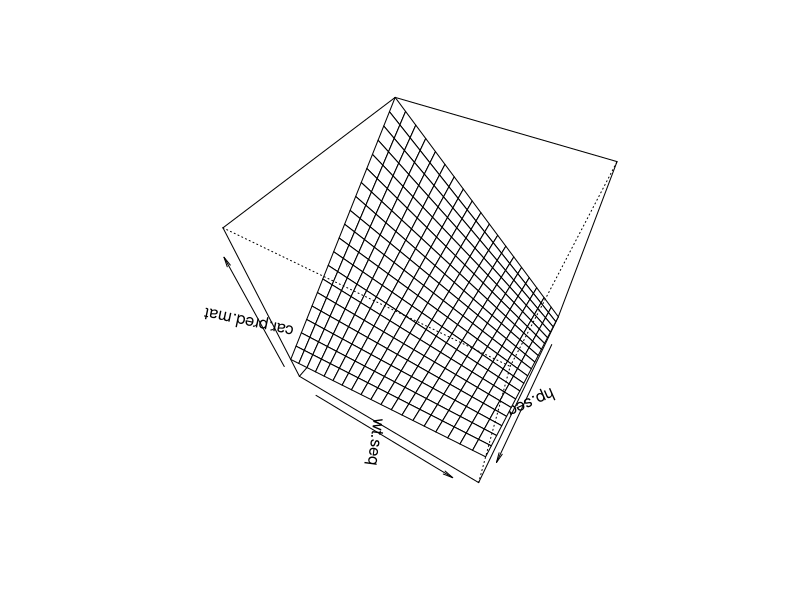
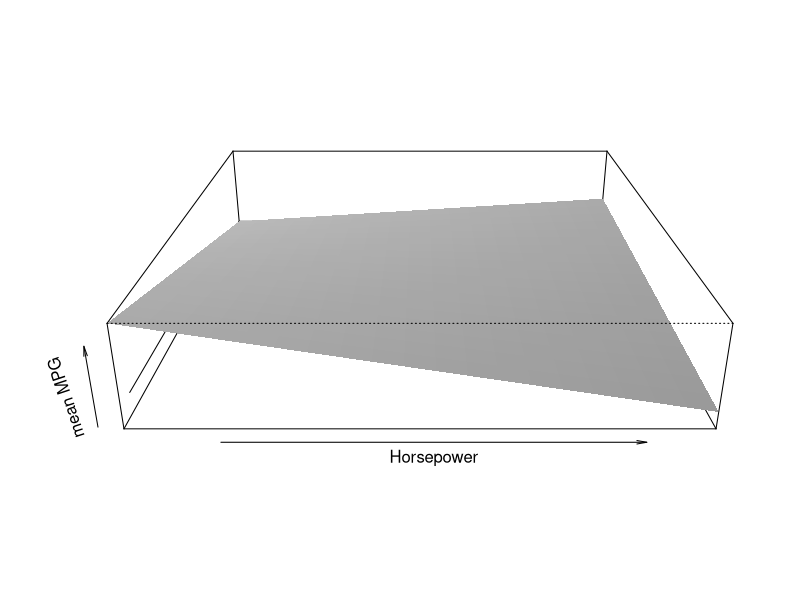

Generate these figures, in order, with R: (Note: this script raises an error after producing the figures.)
#----Text --------------------
car.fit<-lm(mpg~hp*wt,data=mtcars)
len<-20
hp.seq<-seq(min(mtcars$hp),max(mtcars$hp),length=len)
wt.seq<-seq(min(mtcars$wt),max(mtcars$wt),length=len)
hp.wt<-expand.grid(hp=hp.seq,wt=wt.seq)
car.pred.mat<-matrix(predict(car.fit,newdata=hp.wt),nrow=len,ncol=len)
persp(x=hp.seq,y=wt.seq,z=car.pred.mat,theta=120,
      phi=50)

persp(x=hp.seq,y=wt.seq,z=car.pred.mat,theta=0,phi=23,
      xlab="Horsepower",ylab="Weight",zlab="mean MPG",
      shade=0.6,border = NA,expand = 0.2)

chor.WIN<-chorley$window
chor.dens.WIN<-kde2d(chorley$x,
                     chorley$y,
                     n=256,
                     lims=c(chor.WIN$xrange,
                            chor.WIN$yrange))
chor.xy<-expand.grid(chor.dens.WIN$x,
                     chor.dens.WIN$y)
chor.out.mat<-matrix(!inside.owin(x=chor.xy$Var1,
                                  y=chor.xy$Var2,
                                  w=chor.WIN))
chor.dens.WIN$z[chor.out.mat]<-NA

zm<-chor.dens.WIN$z
nr<-nrow(zm)
nc<-ncol(zm)
zf<-(zm[-1,-1]+zm[-1,-nc]+zm[-nr,-1]+zm[-nr,-nc])/4
zf
dim(zf)

#rbow<-rainbow(200,start=0,end=5/6)
rbow<-colorRampPalette(c("blue","Green"))
zf.breaks<-seq(min(zf,na.rm=TRUE),
               max(zf,na.rm=T),
               length=201)
zf.colors<-cut(zf,breaks=zf.breaks,include.lowest = T)
par(mar=c(0,1,0,7))
persp(chor.dens.WIN$x,
      chor.dens.WIN$y,
      chor.dens.WIN$z,
      border=NA,
      col=rbow(200)[zf.colors],theta=-30,phi=30,
      scale=F,expand=750,
      xlab="Eastings (km)",
      ylab="Northings (km)",
      zlab="Kernel estimate")
colorlegend(col=rbow,
            zlim=range(chor.dens.WIN$z,
                       na.rm=T),
            zval=seq(0,0.02,0.0025),
            main="KDE",digit=4,
            posx=c(0.85,0.87),
            posy=c(0.2,0.8))      

persprot<-function(skip=1,...){
      for(i in seq(90,20,by=-skip)){
            persp(phi=i,theta=0,...)
      }
      for(i in seq(0,360,by=skip)){
            persp(pho=20,theta=i,...)
      }
}
library("MASS")
quak.dens<-kde2d(x=quakes$long,y=quakes$lat,n=50)
persprot(x=quak.dens$x,
         y=quak.dens$y,
         z=quak.dens$z,
         border="red3",
         shade=0.4,
         ticktype="detailed",
         xlab="Longitude",
         ylab="Latitude",
         zlab="Kernel Estimate")


#----Exercise --------------------

library("boot")
nuclear
#a
nuc.fit.1<-lm(cost~cap+date,data=nuclear)
nuc.fit.2<-lm(cost~cap*date,data=nuclear)
#
dev.new()
par(mfrow=c(2,1),mar=c(1,1,1,1))

date.seq<-seq(min(nuclear$date),
              max(nuclear$date),
              length.out = 50)
cap.seq<-seq(min(nuclear$cap),
             max(nuclear$cap),
             length.out = 50)
predictors<-expand.grid(date=date.seq,
                        cap=cap.seq)
z.mat1<-matrix(predict(nuc.fit.1, #First linear model
                       newdata = predictors),
               nrow=50,
               ncol=50)
z.mat2<-matrix(predict(nuc.fit.2,
                       newdata = predictors),
               nrow=50,
               ncol=50)
persp(x=date.seq, #plot for the firs linear Model
      y=cap.seq,theta = 30,
      z=z.mat1,
      zlim=c(min(z.mat2),max(z.mat1)),
      xlab="Date",ylab="Capacity",zlab="Cost Prediction",
      shade=0.6,
      ticktype = "detailed",
      main="Linear regression only main effects")
persp(y=date.seq,
      x=cap.seq,
      z=z.mat2,
      theta=30,
      shade=0.4,
      xlab="Date",ylab="Capacity",zlab="Cost Prediction",
      zlim=c(min(z.mat2),max(z.mat1)),
      main="linear regression with effects")

#b
persp(x=date.seq,
     y=cap.seq,
     z=(z.mat1-z.mat2),
     xlab="Date",ylab="Capacity",zlab="Difference",
     ticktype = "detailed",
     shade=0.6,border = NA)

#c
?volcano
par(mar=c(6,6,6,6))
persp(x=1:nrow(volcano),xlab="Lat",
      y=1:ncol(volcano),ylab="Long",
      z=volcano,zlab="Topography")

#d
#
dev.new()
par(mar=c(1,1,1,6))
#Defining color
facetmat<-(volcano[-1,-1]+
      volcano[-1,-ncol(volcano)]+
      volcano[-nrow(volcano),-1]+
      volcano[-nrow(volcano),-ncol(volcano)])/4
tcols<-terrain.colors(50)
facetbreakes<-seq(min(volcano),max(volcano),length.out = 51)
sections<-cut(facetmat,breaks = facetbreakes,include.lowest = T)
#----
persp(x=1:nrow(volcano),xlab="Lat",
      y=1:ncol(volcano),ylab="Long",
      z=volcano,zlab="Topography",
      scale = FALSE,
      axes=F,
      expand=0.1,
      col=tcols[sections],
      border = NA,
      phi=30)
library("shape")
colorlegend(tcols,
            zlim=c(min(volcano),
                   max(volcano)),
            zval=seq(min(volcano),
                     max(volcano),
                     length.out = 4),
            main="Elevation (m)",
            main.cex = 0.8,
            posx=c(0.9,0.91),posy=c(0.1,0.9))

#e
install.packages("spatstat")
library("spatstat")
#Subset the Data Frame
fire<-split(clmfires)$intentional 
#gets the window frame
fire.WIN<-fire$window 
#gets the x range of the Window frame
fire.WINxr<-fire.WIN$xrange 
#gets the y range of the window frame
fire.WINyr<-fire.WIN$yrange 
#'create the KDE map based on the original data and max limit of the 
#'win frame. This way, we guarantee all the map will be in the plot
fire.dens.WIN<-kde2d(fire$x,fire$y,n=256, 
                     lims=c(fire.WINxr,fire.WINyr))
#create all coordinates of the xy 
fire.xy<-expand.grid(fire.dens.WIN$x, 
                     fire.dens.WIN$y)
#check if the points of the map are inside or outside the map.
fire.out.mat<-matrix(!inside.owin(x=fire.xy[,1], 
                                  y=fire.xy[,2],
                                  w=fire.WIN),
                     256,256)
#Change the density items outside the map to NA, so they become blanks
# on the PLOT
fire.dens.WIN$z[chor.out.mat]<-NA
#Just rename the density dataframe to ZM
zm<-fire.dens.WIN$z
#Transform the zm in a Zfacet for use with Colors
zf<-(zm[-1,-1]+
           zm[-1,-ncol(zm)]+
           zm[-nrow(zm),-1]+
           zm[-nrow(zm),-ncol(zm)])/4
#Define the color range to be used
hcol<-heat.colors(50)
#Define the braks to categorize the density values with colors
zf.breaks<-seq(min(zf,na.rm=TRUE),
               max(zf,na.rm=TRUE),
               length=51)
#create a vector of colors density categorized
firecols<-hcol[cut(zf,breaks=zf.breaks,include.lowest = T)]


persp(x=fire.dens.WIN$x,
      y=fire.dens.WIN$y,
      z=fire.dens.WIN$z,
      col=firecols,
      border = NA,
      phi=30, theta=10,
      xlab="X", ylab="Y",zlab="Z",
      main = "Intentional Fires Density",
      scale = F,
      expand = 5e+6,
      ticktype = "detailed")
